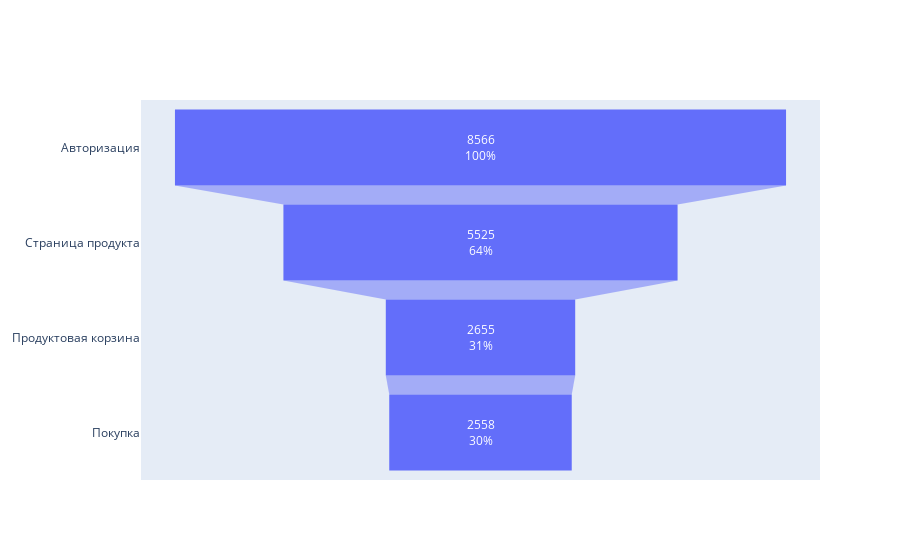
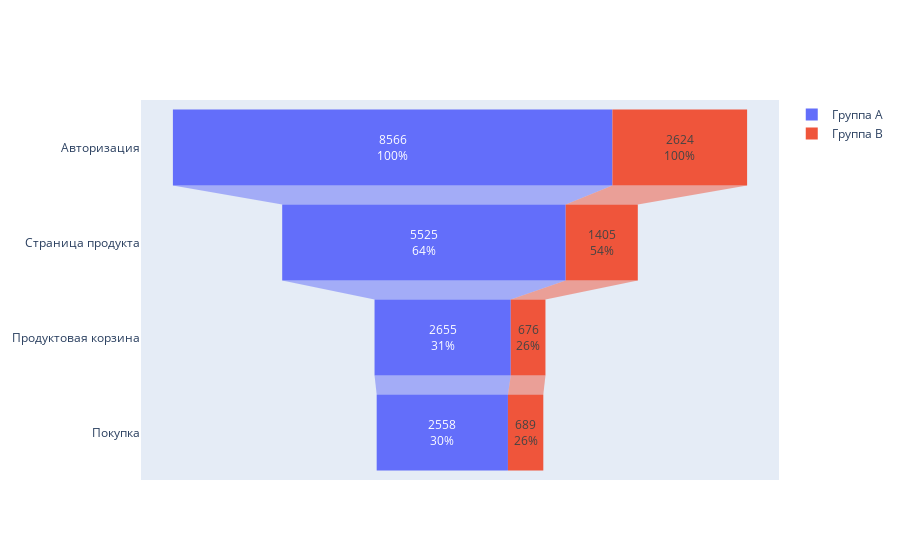

The notebook cell saved with these charts, in order:
### Markdown cell above
#### Комментарий
В целом распределение событий в группах почти одинаково, разница по событиям в среднем - 2-4%% между группами А и В. Однако стоит обратить внимание, что не считая события авторизации, по всем остальным событиям группа В немного проигрывает группе А.

### Code cell
# Построим воронки для групп, чтобы сравнить их конверсии
fig = go.Figure()
fig.add_trace(go.Funnel(
    name = 'Группа А',
    y=["Авторизация",
         "Страница продукта", 
         "Продуктовая корзина", 
         "Покупка"],
    x=event_AB['count_A'],
    textposition = "inside",
    textinfo = "value+percent initial"
    ))
fig.add_trace(go.Funnel(
    name = 'Группа В',
    y=["Авторизация",
         "Страница продукта", 
         "Продуктовая корзина", 
         "Покупка"],
    x=event_AB['count_B'],
    textposition = "inside",
    textinfo = "value+percent initial"
    ))

### Figure 1 — Plotly figure (JSON) as saved in the notebook; plotly's stock layout.template omitted (floating-point values rounded to 4 significant figures)
{"data": [{"name": "Группа А", "textinfo": "value+percent initial", "textposition": "inside", "type": "funnel", "x": [8566, 5525, 2655, 2558], "y": ["Авторизация", "Страница продукта", "Продуктовая корзина", "Покупка"]}], "layout": {}}

### Figure 2 — Plotly figure (JSON) as saved in the notebook; plotly's stock layout.template omitted (floating-point values rounded to 4 significant figures)
{"data": [{"name": "Группа А", "textinfo": "value+percent initial", "textposition": "inside", "type": "funnel", "x": [8566, 5525, 2655, 2558], "y": ["Авторизация", "Страница продукта", "Продуктовая корзина", "Покупка"]}, {"name": "Группа В", "textinfo": "value+percent initial", "textposition": "inside", "type": "funnel", "x": [2624, 1405, 676, 689], "y": ["Авторизация", "Страница продукта", "Продуктовая корзина", "Покупка"]}], "layout": {}}
